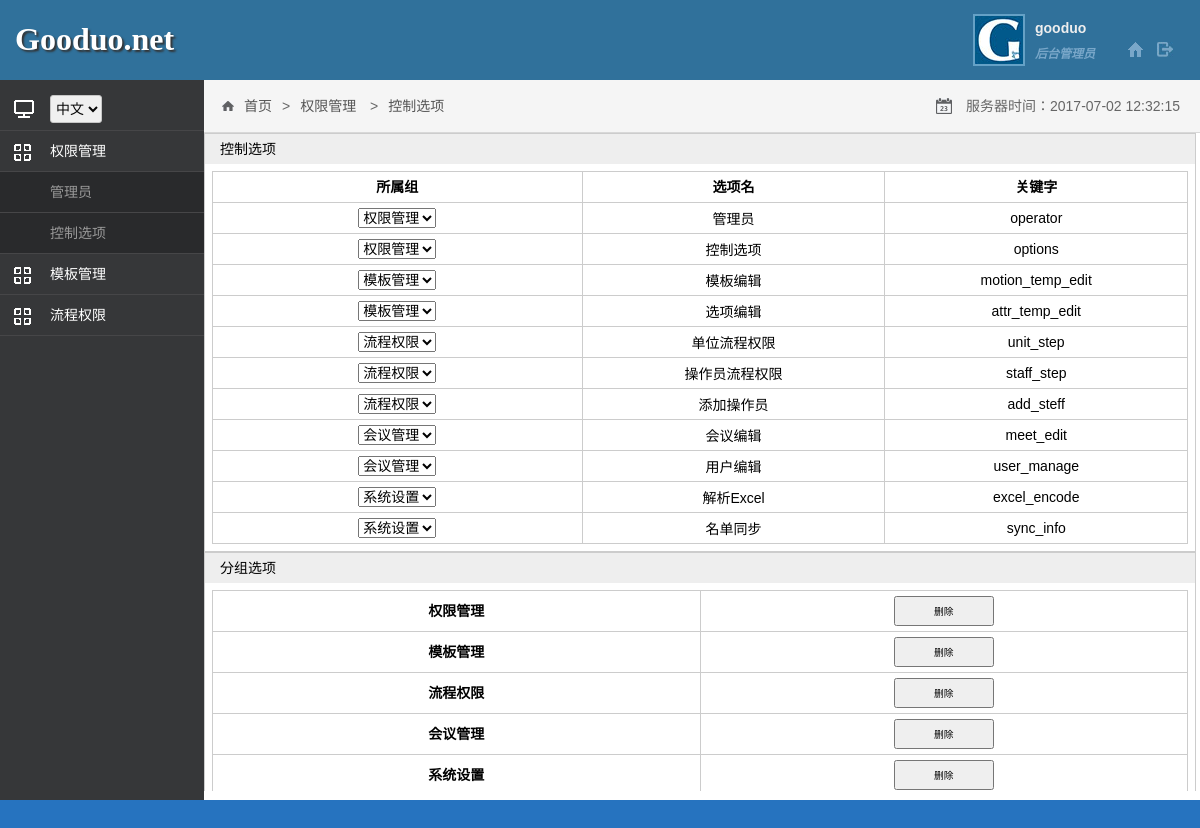
Page /admin/index.php?menu=vemfljmDYk&sub=options (signed in) on the committed database.
### tables this page shows
CREATE TABLE `pms_tbl` (
  `id` int(11) NOT NULL,
  `key_word` varchar(20) NOT NULL,
  `name` varchar(20) NOT NULL,
  `remark` varchar(50) DEFAULT NULL
);

### admin/menu.php (called while the page is built, shortened)
<?php
function printAdminView($addr, $title = 'abc', $subPath = '/admin')
{
    $mypath = $GLOBALS['mypath'];
    include $mypath . $subPath . '/templates/header.html.php';
    include $mypath .$subPath. '/view/' . $addr;
    include $mypath . $subPath . '/templates/footer.html.php';
}

### includes/db.inc.php (called while the page is built, shortened)
<?php
function pdoQuery($tableName, $fields, $where, $append)
{
    $sql = 'SELECT ';
    $fieldsCount = count($fields);
    if ($fieldsCount > 0) {
        for ($i = 0; $i < $fieldsCount; $i++) {
            $sql = $sql . $fields[$i];
            if ($i < $fieldsCount - 1) $sql = $sql . ',';
        }
    }else{
        $sql=$sql.'* ';
    }
    $sql = $sql . ' FROM ' . $tableName;
    $whereCount = count($where);
    try {
        $query = $GLOBALS['pdo']->query($sql);
        return $query;
    }catch (PDOException $e) {
        $error = 'Unable to PDOquery to the database server.' . $e->getMessage();
        include 'error.html.php';
        return null;
    }
}
?>

### admin/view/option.html.php (the view, shortened to what this page needs)
<?php
$pmsList=$GLOBALS['pmsList'];
$subMenuList=$GLOBALS['subMenuList'];
?>
<div id="core" style="height: 658px;">
    <div class="block">
        <div class="head" style="width: 98%;"><span>控制选项</span></div>
        <div class="main">
            <table class="table sheet">
                <tr class="h">
                    <td width="100px">所属组</td>
                    <td width="80px">选项名</td>
                    <td width="80px">关键字</td>
                </tr>
                <?php foreach($subMenuList as $row):?>
                    <tr>
                        <td id="<?php echo $row['s_id']?>" data-tbl="sub_menu" data-col="parent_id" data-index="id">
                            <select class="select">
                                <?php foreach($pmsList as $pRow):?>
                                    <option value="<?php echo $pRow['id']?>"  <?php echo $pRow['id']==$row['f_id']? 'selected="selected"':''?>><?php echo $pRow['name'] ?></option>
                                <?php endforeach?>
                            </select>
                        </td>
                        <td><?php echo $row['s_name']?></td>
                        <td><?php echo $row['s_key']?></td>
                    </tr>
                <?php endforeach ?>
            </table>
        </div>
    </div>
    <div class="block">
        <div class="head" style="width:98%"><span>分组选项</span></div>
        <div class="main">
            <table class="table sheet">
                <?php foreach ($pmsList as $row):?>
                <tr class="h">
                    <td width="130px" class="ipt-toggle" id="<?php echo $row['id']?>" data-tbl="pms" data-col="name" data-index="id"><?php echo $row['name']?></td>
                    <td width="130px"><button class="button del-pms" id="<?php echo 'del'.$row['id']?>">删除</button></td>
                </tr>
                <?php endforeach ?>
            </table>
        </div>
    </div>
</div>

### admin/stylesheet/style.css (style rules this page uses)
table { margin: 0 auto; padding: 0; border-collapse:collapse; border-width: thin; border-style: solid; }
table button { padding: 0; width: 50px; display: inline; font-size: 0.7em; }

### admin/stylesheet/admin.css (style rules this page uses)
* { padding:0px;margin:0px;font-family:"微软雅黑","Microsoft YaHei",arial,sans-serif;font-size:14px; }
html,body { margin:0; background:#2673BF; }
div { word-break:break-all; }
.button { *padding:4px 4px 0 4px;*line-height:11px;*margin:0 0 -1px 0;cursor:pointer; min-width:100px; _width:100px; min-height:30px; _height:30px; }
#core { overflow:auto; }
.table { width:100%;border:0;border-collapse:separate;border-spacing:1px;background:#CCC; }
.table td { padding:5px;background:#FFF; }
.sheet td { text-align:center; }
.block { margin:0 auto; }
.block .head { height:30px; background:#EEE;border:1px solid #CCC; border-bottom:none; padding:0 7px; }
.block .head span { font-size:14px; padding:0 8px; line-height:30px; }
.block .main { border:1px solid #CCC;border-top:none;padding:7px;overflow:hidden; width:98%; }
.block .main .h { line-height:20px;font-weight:bold; }

### rows in the picture
pms_tbl: name "权限管理"
pms_tbl: name "模板管理"
pms_tbl: name "流程权限"
pms_tbl: name "会议管理"
pms_tbl: name "系统设置"

### other values in the picture
$row['name'] "权限管理"
$subrow['name'] "管理员"
$subrow['name'] "控制选项"
$row['name'] "模板管理"
$row['name'] "流程权限"
$_SESSION['pms'][$_GET['menu']]['name'] "权限管理"
$_SESSION['pms'][$_GET['menu']]['sub'][$_GET['sub']]['name'] "控制选项"
$row['s_name'] "管理员"
$row['s_key'] "operator"
$row['s_name'] "控制选项"
$row['s_key'] "options"
$row['s_name'] "模板编辑"
$row['s_key'] "motion_temp_edit"
$row['s_name'] "选项编辑"
$row['s_key'] "attr_temp_edit"
